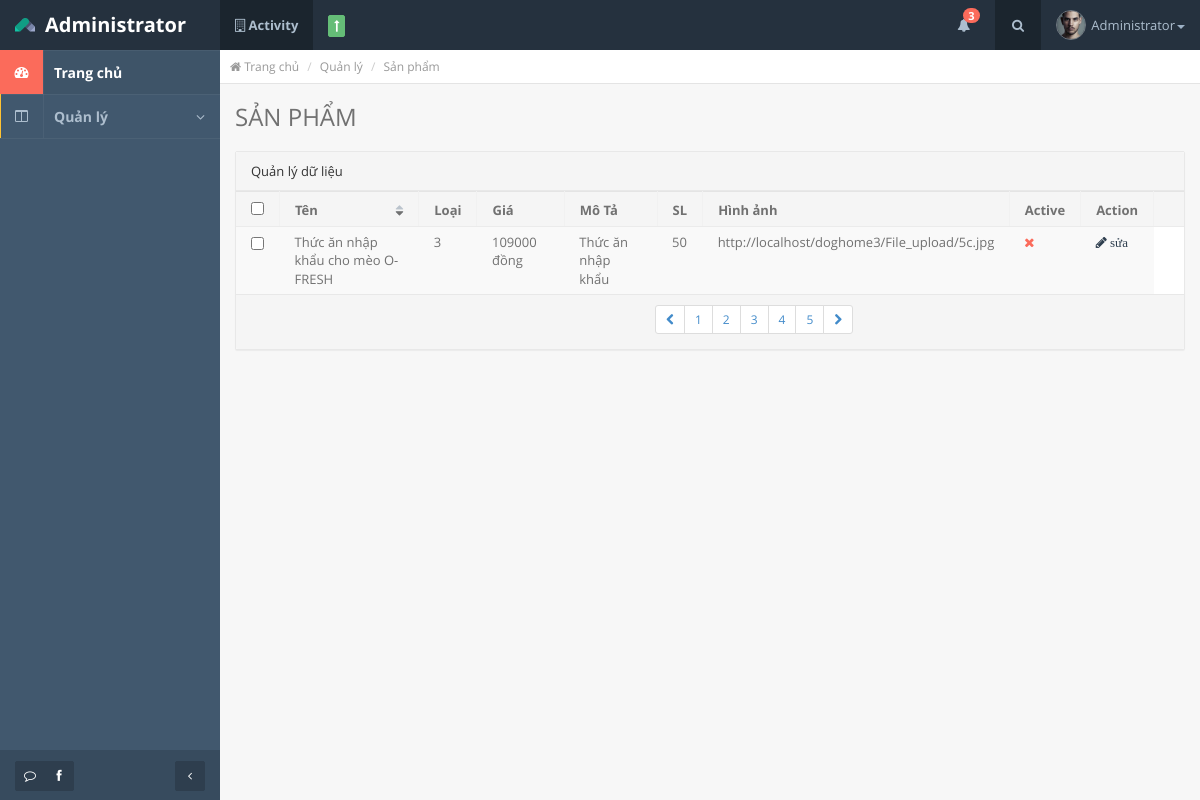
Screenshot of /doghome3/index.php/sanpham_check with the database file from the repository.
### tables this page shows
CREATE TABLE `product` (
  `PRO_ID` int(11) NOT NULL,
  `CAT_ID` int(11) NOT NULL,
  `USER_ID` int(11) DEFAULT NULL,
  `PRO_NAME` varchar(100) DEFAULT NULL,
  `PRO_PRICE` decimal(10,0) DEFAULT NULL,
  `PRO_DESCRIPTION` text,
  `PRO_QUATITY` int(11) DEFAULT NULL,
  `PRO_AVA` text,
  `PRO_ACTIVE` tinyint(1) NOT NULL
);

### doghome3/application/controllers/sanpham_check.php (called while the page is built, shortened)
<?php
class Sanpham_check extends CI_Controller {
	public function index()
	{
		$this->load->model('model_sanphamcheck');
		$datasp = $this->model_sanphamcheck->getSP_sql();
		$datasp = array('mangsp' => $datasp);
		$this->load->view('sanpham_check',$datasp);
	}
}

### doghome3/index.php (called while the page is built, shortened)
<?php
require_once BASEPATH.'core/CodeIgniter.php';

### doghome3/application/models/model_sanphamcheck.php (called while the page is built, shortened)
<?php if ( ! defined('BASEPATH')) exit('No direct script access allowed');
class Model_sanphamcheck extends CI_Model {
	public function getSP_sql()
	{
		$this->db->select('*');
		$this->db->where('PRO_ACTIVE = 0');
		$data = $this->db->get('product');
		$data = $data->result_array();
		return $data;
	}
}

### doghome3/application/views/sanpham_check.php (the view, shortened to what this page needs)
<!DOCTYPE html>
<html lang="en" class="app">
<head>
  <link rel="stylesheet" href="<?= base_url() ?>css/bootstrap.css" type="text/css" />
  <link rel="stylesheet" href="<?= base_url() ?>css/animate.css" type="text/css" />
  <link rel="stylesheet" href="<?= base_url() ?>css/font-awesome.min.css" type="text/css" />
  <link rel="stylesheet" href="<?= base_url() ?>css/font.css" type="text/css" />
  <link rel="stylesheet" href="<?= base_url() ?>js/datatables/datatables.css" type="text/css"/>
  <link rel="stylesheet" href="<?= base_url() ?>css/app.css" type="text/css" />
</head>
<body>
  <section class="vbox">
    <?php
      include('include/header.php');
    ?>
    <section>
      <section class="hbox stretch">
        <?php
          include('include/siderbar.php');
        ?>
        <section id="content">
          <section class="vbox">
            <section class="scrollable padder">
              <ul class="breadcrumb no-border no-radius b-b b-light pull-in">
                <li><a href="<?= base_url() ?>"><i class="fa fa-home"></i> Trang chủ</a></li>
                <li><a href="#">Quản lý</a></li>
                <li class="active">Sản phẩm</li>
              </ul>
              <div class="m-b-md">
                <h3 class="m-b-none">SẢN PHẨM</h3>
              </div>
               <section class="panel panel-default">
                <header class="panel-heading">
                  Quản lý dữ liệu
                </header>
                <div class="table-responsive">
                  <table class="table table-striped b-t b-light">
                    <thead>
                      <tr>
                        <th width="20"><input type="checkbox"></th>
                        <th class="th-sortable" data-toggle="class">Tên
                          <span class="th-sort">
                            <i class="fa fa-sort-down text"></i>
                            <i class="fa fa-sort"></i>
                          </span>
                        </th>
                        <th>Loại</th>
                        <th>Giá</th>
                        <th>Mô Tả</th>
                        <th>SL</th>
                        <th>Hình ảnh</th>
                        <th>Active</th>
                        <th>Action</th>
                        <th width="30"></th>
                      </tr>
                    </thead>
                    <tbody>
                      <?php foreach ($mangsp as $data): ?>
                      <tr>
                        <td><input type="checkbox" name="post[]" value="2"></td>
                        <td><?= $data['PRO_NAME'] ?></td>
                        <td><?= $data['CAT_ID']?></td>
                        <td><?= $data['PRO_PRICE'] ?> đồng</td>
                        <td><?= $data['PRO_DESCRIPTION'] ?></td>
                        <td><?= $data['PRO_QUATITY'] ?></td>
                        <td><?= $data['PRO_AVA'] ?></td>
                        <td>
                          <a href="#" class="non-active" data-toggle="class"><i class="fa fa-check text-success text-active"></i><i class="fa fa-times text-danger text"></i></a>
                        </td>
                        <td>
                          <a href="<?= base_url() ?>sanpham_check/editSP/<?= $data['PRO_ID'] ?>"<i class="fa fa-pencil"> sửa</i></a>
                        </td>
                        <?php endforeach ?>
                    </tbody>
                  </table>
                </div>
                <footer class="panel-footer">
                  <div class="row">
                    <div class="col-sm-4 text-center">
                    </div>
                    <div class="col-sm-4 text-right text-center-xs">
                      <ul class="pagination pagination-sm m-t-none m-b-none">
                        <li><a href="#"><i class="fa fa-chevron-left"></i></a></li>
                        <li><a href="#">1</a></li>
                        <li><a href="#">2</a></li>
                        <li><a href="#">3</a></li>
                        <li><a href="#">4</a></li>
                        <li><a href="#">5</a></li>
                        <li><a href="#"><i class="fa fa-chevron-right"></i></a></li>
                      </ul>
                    </div>
                  </div>
                </footer>
              </section>
            </section>
          </section>
        </section>
      </section>
    </section>
  </section>
</body>
</html>

### doghome3/css/app.css (style rules this page uses)
html { background-color: #f7f7f7; overflow-x: hidden; }
body { font-family: "Open Sans", "Helvetica Neue", Helvetica, Arial, sans-serif; font-size: 13px; color: #717171; background-color: transparent; -webkit-font-smoothing: antialiased; }
a { color: #2e3e4e; text-decoration: none; }
.text-danger { color: #fb6b5b; }
.breadcrumb { background-color: #fff; border: 1px solid #e8e8e8; padding-left: 10px; font-size: 12px; margin-bottom: 10px; }
.breadcrumb a { color: #999; }
.panel { border-radius: 2px; }
.panel.panel-default { border-color: #e8e8e8; }
.panel.panel-default > .panel-heading, .panel.panel-default > .panel-footer { border-color: #e8e8e8; }
.panel .table td, .panel .table th { padding: 6px 15px; border-top: 1px solid #f1f1f1; }
.panel .table thead > tr > th { border-bottom: 1px solid #ebebeb; }
.panel .table-striped > tbody > tr:nth-child(odd) > td, .panel .table-striped > tbody > tr:nth-child(odd) > th { background-color: #f9f9f9; }
.panel .table-striped > thead th { background: #f5f5f5; border-right: 1px solid #f1f1f1; }
.panel .table-striped > thead th:last-child { border-right: none; }
.panel-heading { border-radius: 2px 2px 0 0; }
.panel-footer { border-radius: 0 0 2px 2px; }
@media (min-width: 768px) { .app, .app body { width: 100%; height: 100%; overflow: hidden; } }
@media (min-width: 768px) { .app .hbox.stretch { height: 100%; } }
@media (min-width: 768px) { .app .vbox > section, .app .vbox > footer { position: absolute; } }
@media (min-width: 768px) { .hbox { display: table; table-layout: fixed; border-spacing: 0; width: 100%; } }
@media (min-width: 768px) { .hbox > aside, .hbox > section { display: table-cell; vertical-align: top; height: 100%; padding: 0; float: none; } }
@media (min-width: 768px) { .vbox { display: table; border-spacing: 0; position: relative; height: 100%; width: 100%; } }
@media (min-width: 768px) { .vbox > section, .vbox > footer { top: 0; bottom: 0; width: 100%; } }
@media (min-width: 768px) { .vbox > header ~ section { top: 50px; } }
@media (min-width: 768px) { .scrollable { -webkit-overflow-scrolling: touch; } }
.hbox > aside, .hbox > section { padding: 0 !important; }
.scrollable { overflow-x: hidden; overflow-y: auto; }
.th-sortable { cursor: pointer; }
.th-sortable .th-sort { float: right; position: relative; }
.th-sort i { position: relative; z-index: 1; }
.th-sort .fa-sort { position: absolute; left: 0; top: 3px; color: #bac3cc; z-index: 0; }
.no-border, .no-borders { border-color: transparent; border-width: 0; }
.no-radius { border-radius: 0; }
.padder { padding-left: 15px; padding-right: 15px; }
.pull-in { margin-left: -15px; margin-right: -15px; }
.b-t { border-top: 1px solid #cfcfcf; }
.b-b { border-bottom: 1px solid #cfcfcf; }
.b-light { border-color: #e4e4e4; }
.m-t-none { margin-top: 0; }
.m-b-none { margin-bottom: 0; }
.m-b-md { margin-bottom: 20px; }

### rows the page displays
product: PRO_NAME "Thức ăn nhập khẩu cho mèo O-FRESH", CAT_ID "3", PRO_PRICE "109000", PRO_DESCRIPTION "Thức ăn nhập khẩu", PRO_QUATITY "50", PRO_AVA "http://localhost/doghome3/File_upload/5c.jpg"
